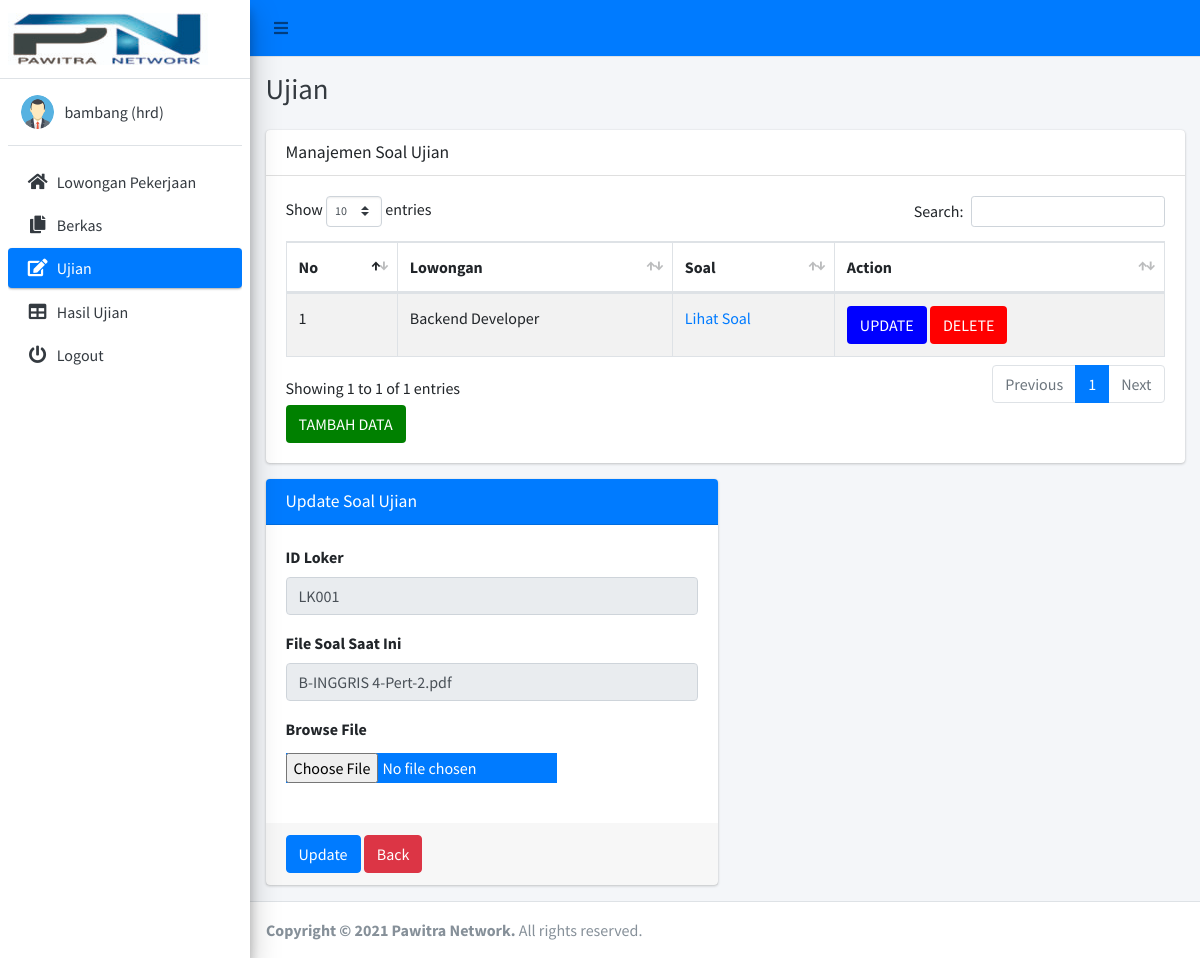
The app's page /ujian_hrd.php?req=update&id_loker=LK001 (signed in) with its own data.
### tables this page shows
CREATE TABLE `soal` (
  `id` int(100) NOT NULL,
  `file_soal` varchar(100) NOT NULL,
  `id_loker` varchar(20) NOT NULL
);

CREATE TABLE `loker` (
  `id_loker` varchar(20) NOT NULL,
  `keahlian` varchar(100) NOT NULL,
  `pengalaman` varchar(100) NOT NULL,
  `kualifikasi` varchar(100) NOT NULL,
  `divisi` varchar(100) NOT NULL,
  `jabatan` varchar(100) NOT NULL,
  `tema` varchar(100) NOT NULL,
  `created_at_date` date NOT NULL
);

### ujian_hrd.php (the view, shortened to what this page needs)
<?php
            include 'koneksi.php';
?>
<!DOCTYPE html>
<html>
<head>
  <link rel="stylesheet" href="plugins/fontawesome-free/css/all.min.css">
  <link rel="stylesheet" href="https://code.ionicframework.com/ionicons/2.0.1/css/ionicons.min.css">
  <link rel="stylesheet" href="plugins/datatables-bs4/css/dataTables.bootstrap4.min.css">
  <link rel="stylesheet" href="plugins/datatables-responsive/css/responsive.bootstrap4.min.css">
  <link rel="stylesheet" href="dist/css/adminlte.min.css">
</head>
<body class="hold-transition sidebar-mini layout-fixed">
<div class="wrapper">
  <nav class="main-header navbar navbar-expand navbar-blue navbar-light">
  <ul class="navbar-nav">
      <li class="nav-item">
        <a class="nav-link" data-widget="pushmenu" role="button"><i class="fas fa-bars"></i></a>
      </li>
    </ul>
    </nav>
  <aside class="main-sidebar sidebar-light-primary elevation-4">
    <a href="" class="brand-link">
      <img src="dist/img/rsz_1pawitra-net.jpg" class="">
    </a>
    <div class="sidebar">
      <div class="user-panel mt-3 pb-3 mb-3 d-flex">
        <div class="image">
        <img src="dist/img/hrd.png" class="img-circle">
        </div>
        <div class="info">
          <a class="d-block"><?php echo $_SESSION['username'].' '.'('.$_SESSION['level'].')'; ?></a>
        </div>
      </div>
      <nav class="mt-2">
        <ul class="nav nav-pills nav-sidebar flex-column" data-widget="treeview" role="menu" data-accordion="false">
          <li class="nav-item has-treeview">
            <a href="index_hrd.php" class="nav-link">
              <i class="nav-icon fas fa-home"></i>
              <p>
                Lowongan Pekerjaan
              </p>
            </a>
          </li>
          <li class="nav-item has-treeview">
            <a href="berkas_hrd.php" class="nav-link">
              <i class="nav-icon fas fa-copy"></i>
              <p>
                Berkas
              </p>
            </a>
          </li>
          <li class="nav-item has-treeview">
            <a href="ujian_hrd.php" class="nav-link active">
              <i class="nav-icon fas fa-edit"></i>
              <p>
                Ujian
              </p>
            </a>
          </li>
          <li class="nav-item has-treeview">
            <a href="hasil_ujian.php" class="nav-link">
              <i class="nav-icon fas fa-table"></i>
              <p>
                Hasil Ujian
              </p>
            </a>
          </li>
          <li class="nav-item has-treeview">
            <a href="logout.php" class="nav-link">
              <i class="nav-icon fas fa-power-off"></i>
              <p>
                Logout
              </p>
            </a>
          </li>
        </ul>
      </nav>
    </div>
  </aside>
  <div class="content-wrapper">
    <div class="content-header">
      <div class="container-fluid">
        <div class="row mb-2">
          <div class="col-sm-6">
            <h1 class="m-0 text-dark">Ujian</h1>
          </div>
        </div>
      </div>
    </div>
    <section class="content">
      <div class="container-fluid">
      <?php
        $lowongan = mysqli_query($sambung, "SELECT loker.jabatan, soal.file_soal, soal.id_loker FROM loker INNER JOIN soal
        ON loker.id_loker=soal.id_loker ");
        ?>
        <div class="row">
        <div class="col-md-12">
        <div class="card">
              <div class="card-header">
                <h3 class="card-title">Manajemen Soal Ujian</h3>
              </div>
              <div class="card-body">
                <table id="mydata" class="table table-bordered table-striped">
                  <thead>
                  <tr>
                    <th>No</th>
                    <th>Lowongan</th>
                    <th>Soal</th>
                    <th>Action</th>
                  </tr>
                  </thead>
                  <tbody>
                  <?php
                    $no=1;
                    while($data = mysqli_fetch_array($lowongan))
                    {
                    ?>
                  <tr>
                    <td><?php echo $no;?></td>
                    <td><?php echo $data['jabatan'];?></td>
                    <td>
                    <?php
                            if($data['file_soal'] == NULL)
                            {
                                echo "<a>"."Belum Upload"."</a>";
                            }
                            else
                            {?>
                                <a href="files/<?php echo $data['file_soal'];?>">Lihat Soal</a>
                            <?php }
                        ?>
                    </td>
                    <td>
                        <a href="ujian_hrd.php?req=update&id_loker=<?php echo $data['id_loker'];?>" class="btn" style="background:blue;color:white">UPDATE</a>
                        <a href="soal_delete.php?id_loker=<?php echo $data['id_loker'];?>" class="btn" style="background:red;color:white">DELETE</a>
                    </td>
                  </tr>
                  <?php $no++;} ?>
                  </tbody>
                </table>
                <a href="#" class="btn" style="background:green;color:white" data-toggle="modal" data-target="#modal-id">TAMBAH DATA</a>
              </div>
            </div>
        </div>
<?php
          if($_GET['req']=='update')
          {
            $get_lowongan = mysqli_query($sambung, "SELECT * FROM soal WHERE id_loker='".$_GET['id_loker']."' ");
            $data_edit = mysqli_fetch_array($get_lowongan);
          ?>
            <div class="col-md-6">
            <div class="card card-primary">
              <div class="card-header">
                <h3 class="card-title">Update Soal Ujian</h3>
              </div>
              <form role="form" enctype="multipart/form-data" action="soal_update.php" method="POST">
                <div class="card-body">
                  <div class="form-group">
                  <label>ID Loker</label>
                  <input type="text" class="form-control" name="id_loker" value="<?php echo $data_edit['id_loker'];?>" readonly>
                  </div>
                  <div class="form-group">
                  <label>File Soal Saat Ini</label>
                  <input type="text" class="form-control" value="<?php echo $data_edit['file_soal'];?>" readonly>
                  </div>
                  <div class="form-group">
                    <label >Browse File</label>
                    <div class="input-group">
                      <div class="custom-file">
                        <input type="file" class="btn-primary" name="file">
                      </div>
                    </div>
                  </div>
                </div>
                <div class="card-footer">
                  <button type="submit" name="submit" class="btn btn-primary">Update</button>
                  <a href="ujian_hrd.php" class="btn btn-danger">Back</a>
                </div>
              </form>
            </div>
            <?php }?>
        </div>
      </div>
    </section>
  </div>
  <footer class="main-footer">
    <strong>Copyright &copy; 2021 <a >Pawitra Network</a>.</strong>
    All rights reserved.
  </footer>
</div>
</body>
</html>

### records on screen
soal: id_loker.jabatan "Backend Developer", id_loker "LK001", file_soal "B-INGGRIS 4-Pert-2.pdf"

### other values on screen
$_SESSION['username'] "bambang"
$_SESSION['level'] "hrd"
